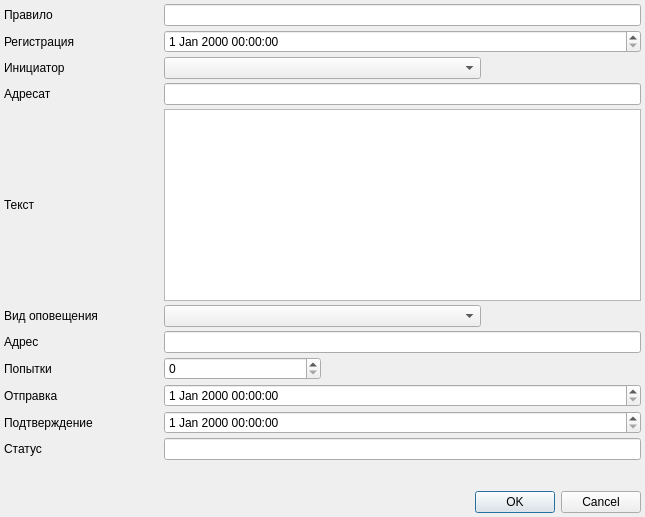
<?xml version="1.0" encoding="UTF-8"?>
<ui version="4.0">
 <class>NotificationLogEditorDialog</class>
 <widget class="QDialog" name="NotificationLogEditorDialog">
  <property name="geometry">
   <rect>
    <x>0</x>
    <y>0</y>
    <width>645</width>
    <height>517</height>
   </rect>
  </property>
  <property name="windowTitle">
   <string>Элемент журнала оповещений</string>
  </property>
  <property name="sizeGripEnabled">
   <bool>false</bool>
  </property>
  <layout class="QGridLayout" name="gridLayout">
   <property name="margin">
    <number>4</number>
   </property>
   <property name="spacing">
    <number>4</number>
   </property>
   <item row="8" column="0">
    <widget class="QLabel" name="label_6">
     <property name="text">
      <string>Отправка</string>
     </property>
    </widget>
   </item>
   <item row="3" column="0">
    <widget class="QLabel" name="label">
     <property name="text">
      <string>Адресат</string>
     </property>
    </widget>
   </item>
   <item row="2" column="1" colspan="2">
    <widget class="QComboBox" name="cmbCreatePerson"/>
   </item>
   <item row="9" column="0">
    <widget class="QLabel" name="label_7">
     <property name="text">
      <string>Подтверждение</string>
     </property>
    </widget>
   </item>
   <item row="1" column="1" colspan="3">
    <widget class="QDateTimeEdit" name="edtCreateDatetime"/>
   </item>
   <item row="7" column="1">
    <widget class="QSpinBox" name="edtAttempt"/>
   </item>
   <item row="1" column="0">
    <widget class="QLabel" name="lblType">
     <property name="text">
      <string>Регистрация</string>
     </property>
    </widget>
   </item>
   <item row="4" column="1" colspan="3">
    <widget class="QTextEdit" name="edtText"/>
   </item>
   <item row="0" column="1" colspan="3">
    <widget class="QLineEdit" name="edtNotificationRule">
     <property name="readOnly">
      <bool>true</bool>
     </property>
    </widget>
   </item>
   <item row="9" column="1" colspan="3">
    <widget class="QDateTimeEdit" name="edtConfirmationDatetime"/>
   </item>
   <item row="8" column="1" colspan="3">
    <widget class="QDateTimeEdit" name="edtSendDatetime"/>
   </item>
   <item row="7" column="0">
    <widget class="QLabel" name="label_5">
     <property name="text">
      <string>Попытки</string>
     </property>
    </widget>
   </item>
   <item row="0" column="0">
    <widget class="QLabel" name="lblClass">
     <property name="text">
      <string>Правило</string>
     </property>
    </widget>
   </item>
   <item row="3" column="1" colspan="3">
    <widget class="QLineEdit" name="edtRecipient"/>
   </item>
   <item row="12" column="0">
    <spacer>
     <property name="orientation">
      <enum>Qt::Vertical</enum>
     </property>
     <property name="sizeHint" stdset="0">
      <size>
       <width>103</width>
       <height>16</height>
      </size>
     </property>
    </spacer>
   </item>
   <item row="5" column="0">
    <widget class="QLabel" name="label_3">
     <property name="text">
      <string>Вид оповещения</string>
     </property>
    </widget>
   </item>
   <item row="10" column="0">
    <widget class="QLabel" name="lblStatus">
     <property name="text">
      <string>Статус</string>
     </property>
    </widget>
   </item>
   <item row="13" column="2" colspan="2">
    <widget class="QDialogButtonBox" name="buttonBox">
     <property name="standardButtons">
      <set>QDialogButtonBox::Cancel|QDialogButtonBox::Ok</set>
     </property>
    </widget>
   </item>
   <item row="6" column="0">
    <widget class="QLabel" name="label_4">
     <property name="text">
      <string>Адрес</string>
     </property>
    </widget>
   </item>
   <item row="4" column="0">
    <widget class="QLabel" name="label_2">
     <property name="text">
      <string>Текст</string>
     </property>
    </widget>
   </item>
   <item row="2" column="0">
    <widget class="QLabel" name="lblCondition">
     <property name="text">
      <string>Инициатор</string>
     </property>
    </widget>
   </item>
   <item row="5" column="1" colspan="2">
    <widget class="QComboBox" name="cmbNotificationType"/>
   </item>
   <item row="10" column="1" colspan="3">
    <widget class="QLineEdit" name="edtStatus"/>
   </item>
   <item row="6" column="1" colspan="3">
    <widget class="QLineEdit" name="edtAddress"/>
   </item>
  </layout>
 </widget>
 <resources/>
 <connections>
  <connection>
   <sender>buttonBox</sender>
   <signal>accepted()</signal>
   <receiver>NotificationLogEditorDialog</receiver>
   <slot>accept()</slot>
   <hints>
    <hint type="sourcelabel">
     <x>144</x>
     <y>89</y>
    </hint>
    <hint type="destinationlabel">
     <x>144</x>
     <y>52</y>
    </hint>
   </hints>
  </connection>
  <connection>
   <sender>buttonBox</sender>
   <signal>rejected()</signal>
   <receiver>NotificationLogEditorDialog</receiver>
   <slot>reject()</slot>
   <hints>
    <hint type="sourcelabel">
     <x>144</x>
     <y>89</y>
    </hint>
    <hint type="destinationlabel">
     <x>144</x>
     <y>52</y>
    </hint>
   </hints>
  </connection>
 </connections>
</ui>
